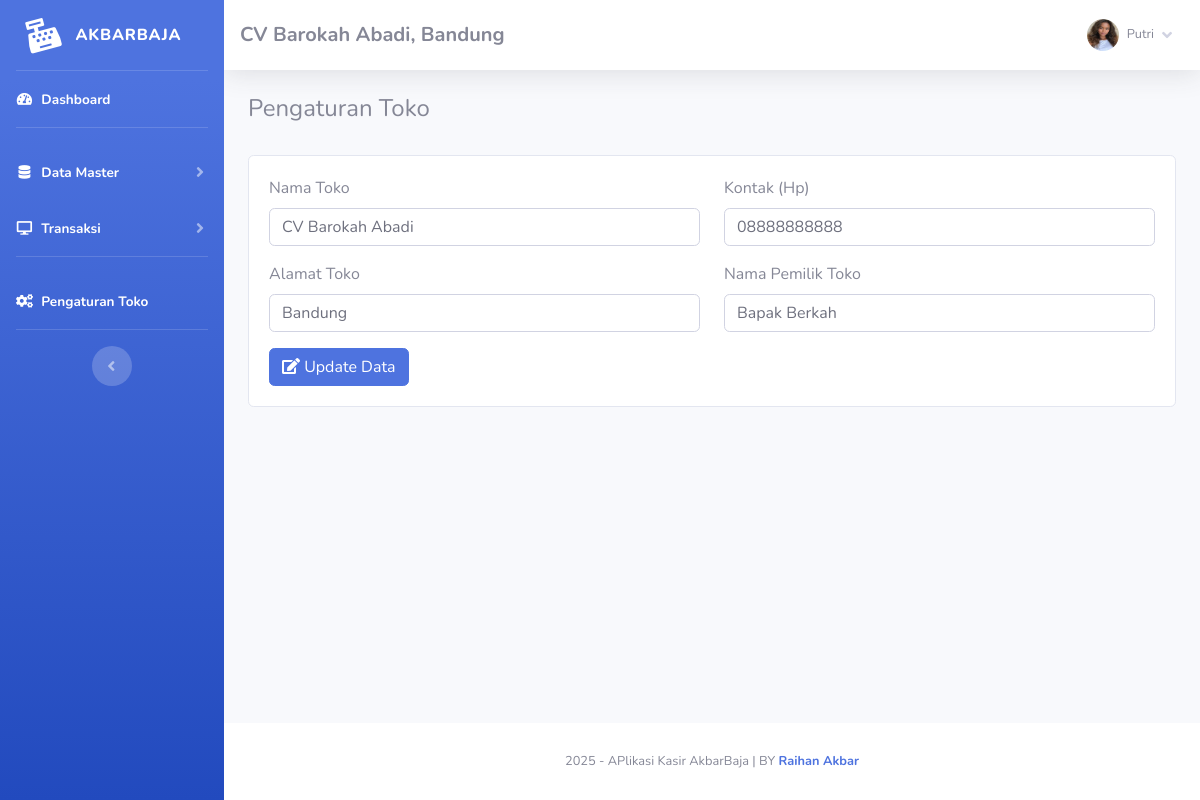
Screenshot of /index.php?page=pengaturan (signed in) with the database file from the repository.
### tables this page shows
CREATE TABLE `toko` (
  `id_toko` int(11) NOT NULL,
  `nama_toko` varchar(255) NOT NULL,
  `alamat_toko` text NOT NULL,
  `tlp` varchar(255) NOT NULL,
  `nama_pemilik` varchar(255) NOT NULL
);

CREATE TABLE `member` (
  `id_member` int(11) NOT NULL,
  `nm_member` varchar(255) NOT NULL,
  `alamat_member` text NOT NULL,
  `telepon` varchar(255) NOT NULL,
  `email` varchar(255) NOT NULL,
  `gambar` text NOT NULL,
  `NIK` text NOT NULL
);

### fungsi/view/view.php (called while the page is built, shortened)
<?php
class view
{
    protected $db;
    public function __construct($db)
    {
        $this->db = $db;
    }
    public function member_edit($id)
    {
        $sql = "select member.*, login.*
                from member inner join login on member.id_member = login.id_member
                where member.id_member= ?";
        $row = $this-> db -> prepare($sql);
        $row -> execute(array($id));
        $hasil = $row -> fetch();
        return $hasil;
    }
    public function toko()
    {
        $sql = "select*from toko where id_toko='1'";
        $row = $this-> db -> prepare($sql);
        $row -> execute();
        $hasil = $row -> fetch();
        return $hasil;
    }
}

### admin/module/pengaturan/index.php (the view, shortened to what this page needs)
<h4>Pengaturan Toko</h4>
<br>
<div class="card">
	<div class="card-body">
		<form method="post" action="fungsi/edit/edit.php?pengaturan=ubah">
			<div class="row">
				<div class="col-md 6">
					<div class="form-group">
						<label for="">Nama Toko</label>
						<input class="form-control" name="namatoko" value="<?php echo $toko['nama_toko'];?>"
									placeholder="Nama Toko">
					</div>
					<div class="form-group">
						<label for="">Alamat Toko</label>
						<input class="form-control" name="alamat" value="<?php echo $toko['alamat_toko'];?>"
									placeholder="Alamat Toko">
					</div>
				</div>
				<div class="col-md 6">
					<div class="form-group">
						<label for="">Kontak (Hp)</label>
						<input class="form-control" name="kontak" value="<?php echo $toko['tlp'];?>"
									placeholder="Kontak (Hp)">
					</div>
					<div class="form-group">
						<label for="">Nama Pemilik Toko</label>
						<input class="form-control" name="pemilik" value="<?php echo $toko['nama_pemilik'];?>"
									placeholder="Nama Pemilik Toko">
					</div>
				</div>
			</div>
			<button id="tombol-simpan" class="btn btn-primary"><i class="fas fa-edit"></i> Update Data</button>
		</form>
	</div>
</div>

### admin/template/sidebar.php (shortened to what this page needs)
<?php
    $id = $_SESSION['admin']['id_member'];
    $hasil_profil = $lihat -> member_edit($id);
?>
<ul class="navbar-nav bg-gradient-primary sidebar sidebar-dark accordion" id="accordionSidebar">
    <a class="sidebar-brand d-flex align-items-center justify-content-center" href="index.php">
        <div class="sidebar-brand-icon rotate-n-15">
            <i class="fas fa-cash-register"></i>
        </div>
        <div class="sidebar-brand-text mx-3">AkbarBaja<sup></sup></div>
    </a>
    <hr class="sidebar-divider my-0">
    <li class="nav-item active">
        <a class="nav-link" href="index.php">
            <i class="fas fa-fw fa-tachometer-alt"></i>
            <span>Dashboard</span></a>
    </li>
    <hr class="sidebar-divider">
    <li class="nav-item active">
        <a class="nav-link collapsed" href="#" data-toggle="collapse" data-target="#collapseTwo" aria-expanded="true"
            aria-controls="collapseTwo">
            <i class="fas fa-fw fa-database"></i>
            <span>Data Master</span>
        </a>
    </li>
    <li class="nav-item active">
        <a class="nav-link collapsed" href="#" data-toggle="collapse" data-target="#collapse3" aria-expanded="true"
            aria-controls="collapse3">
            <i class="fas fa-fw fa-desktop"></i>
            <span>Transaksi</span>
        </a>
    </li>
    <hr class="sidebar-divider">
    <li class="nav-item active">
        <a class="nav-link" href="index.php?page=pengaturan">
            <i class="fas fa-fw fa-cogs"></i>
            <span>Pengaturan Toko</span></a>
    </li>
    <hr class="sidebar-divider d-none d-md-block">
    <div class="text-center d-none d-md-inline">
        <button class="rounded-circle border-0" id="sidebarToggle"></button>
    </div>
</ul>
<div id="content-wrapper" class="d-flex flex-column">
    <div id="content">
        <nav class="navbar navbar-expand navbar-light bg-white topbar mb-4 static-top shadow">
            <h5 class="d-lg-block d-none mt-2"><b><?php echo $toko['nama_toko'];?>, <?php echo $toko['alamat_toko'];?></b></h5>
            <ul class="navbar-nav ml-auto">
                <li class="nav-item dropdown no-arrow">
                    <a class="nav-link dropdown-toggle" href="#" id="userDropdown" role="button" data-toggle="dropdown"
                        aria-haspopup="true" aria-expanded="false">
                        <img class="img-profile rounded-circle"
                            src="assets/img/user/<?php echo $hasil_profil['gambar'];?>">
                        <span
                            class="mr-2 d-none d-lg-inline text-gray-600 small ml-2"><?php echo $hasil_profil['nm_member'];?></span>
                        <i class="fas fa-angle-down"></i>
                    </a>
                </li>
            </ul>
        </nav>
        <div class="container-fluid">

### rows the page displays
toko: nama_toko "CV Barokah Abadi", alamat_toko "Bandung", namatoko "CV Barokah Abadi", alamat "Bandung", kontak "08888888888", pemilik "Bapak Berkah"

### other values shown
$hasil_profil['nm_member'] "Putri"
